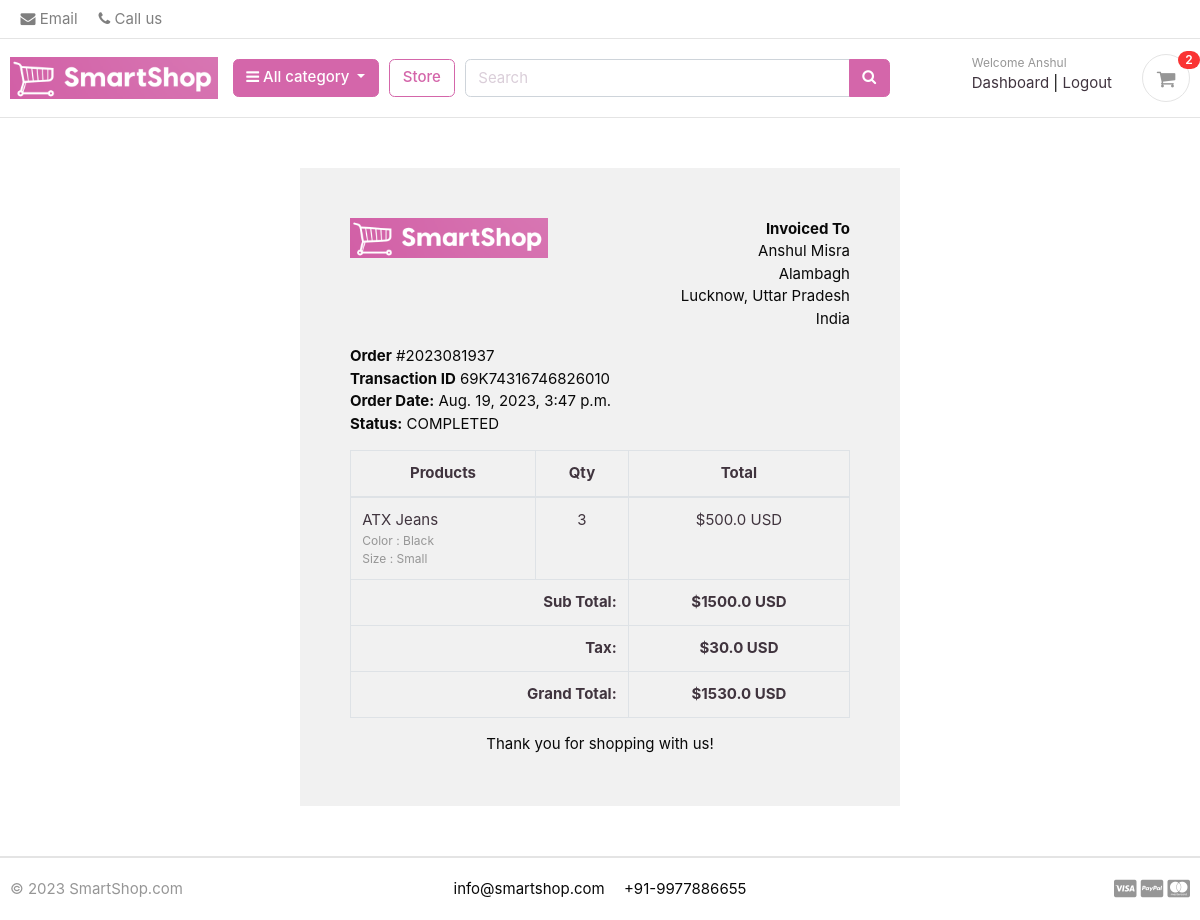
The page /accounts/order_detail/2023081937/ (signed in) on the database as committed earlier.
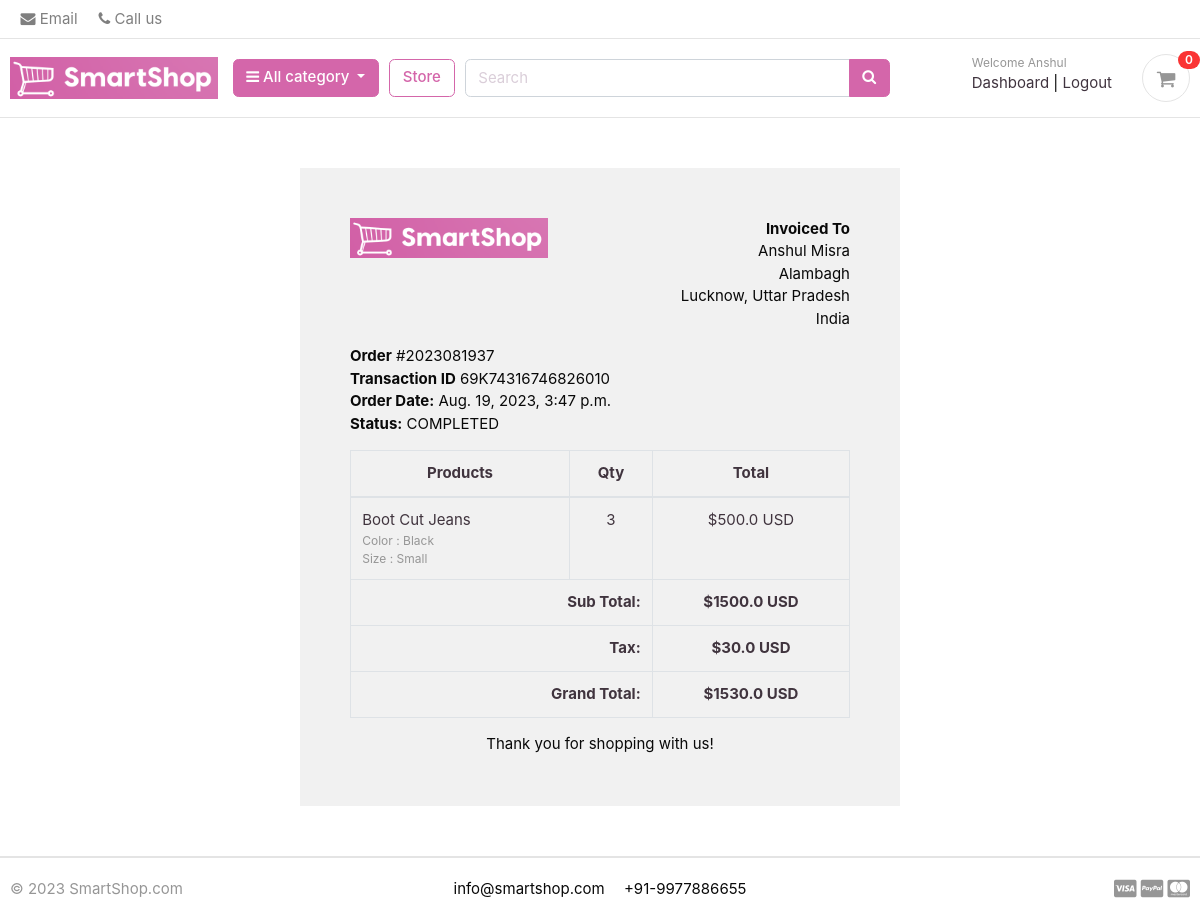
The same page on the database as committed later.
### orders/models.py (models this page shows, shortened)
class OrderProduct(models.Model):
    order = models.ForeignKey(Order, on_delete=models.CASCADE)
    payment = models.ForeignKey(Payment, on_delete=models.SET_NULL, blank=True, null=True)
    user = models.ForeignKey(Account, on_delete=models.CASCADE)
    product = models.ForeignKey(Product, on_delete=models.CASCADE)
    variations = models.ManyToManyField(Variation, blank=True)
    quantity = models.IntegerField()
    product_price = models.FloatField()
    ordered = models.BooleanField(default=False)
    created_at = models.DateTimeField(auto_now_add=True)
    updated_at = models.DateTimeField(auto_now=True)

### store/models.py (models this page shows, shortened)
class Product(models.Model):
    product_name = models.CharField(max_length=100, unique=True)
    slug = models.SlugField(max_length=100, unique=True)
    description = models.TextField(max_length=500, blank=True)
    price = models.IntegerField()
    image = models.ImageField(upload_to='photos/products')
    stock = models.IntegerField()
    is_available = models.BooleanField(default=True)
    category = models.ForeignKey(Category, on_delete=models.CASCADE)
    created_date = models.DateTimeField(auto_now_add=True)
    modified_date = models.DateTimeField(auto_now=True)

### accounts/views.py (the view)
# urls.py: path('order_detail/<int:order_id>/', views.order_detail, name='order_detail'),
@login_required(login_url='login')
def order_detail(request, order_id):
    order_detail = OrderProduct.objects.filter(order__order_number=order_id)
    order = Order.objects.get(order_number=order_id)
    subtotal = 0
    for i in order_detail:
        subtotal += i.product_price * i.quantity
    context = {
        'order_detail': order_detail,
        'order': order,
        'subtotal': subtotal,
    }
    return render(request, 'accounts/order_detail.html', context)

### carts/context_processors.py (called while the page is built)
def counter(request):
    cart_count = 0
    if 'admin' in request.path:
        return {}
    else:
        try:
            cart = Cart.objects.filter(cart_id=_cart_id(request))
            if request.user.is_authenticated:
                cart_items = CartItem.objects.all().filter(user=request.user)
            else:
                cart_items = CartItem.objects.all().filter(cart=cart[:1])
            for cart_item in cart_items:
                cart_count += cart_item.quantity
        except Cart.DoesNotExist:
            cart_count = 0
    return dict(cart_count=cart_count)

### carts/views.py (called while the page is built)
def _cart_id(request):
    cart = request.session.session_key
    if not cart:
        cart = request.session.create()
    return cart

### category/context_processors.py (called while the page is built)
def menu_links(request):
    links = Category.objects.all()
    return dict(links=links)

### category/models.py (called while the page is built)
    def get_url(self):
        return reverse('products_by_category', args=[self.slug])

### orders/models.py (called while the page is built)
    def full_name(self):
        return f'{self.first_name} {self.last_name}'

    def full_address(self):
        return f'{self.address_line_1} {self.address_line_2}'

### templates/accounts/order_detail.html (shortened to what the changed rows need)
{% extends 'base.html' %}
{% load static %}
{% block content %}
<div class="container" style="margin: 0 auto;width: 50%;padding: 50px;background: #f1f1f1;margin-top: 50px;margin-bottom: 50px;">
    <div class="row invoice row-printable">
        <div class="col-md-12">
            <div class="panel panel-default plain" id="dash_0">
                <div class="panel-body p30">
                    <div class="row">
                        <div class="col-lg-12">
                            <div class="invoice-items">
                                <div class="table-responsive" style="overflow: hidden; outline: none;" tabindex="0">
                                    <table class="table table-bordered">
                                        <thead>
                                            <tr>
                                                <th class="per70 text-center">Products</th>
                                                <th class="per5 text-center">Qty</th>
                                                <th class="per25 text-center">Total</th>
                                            </tr>
                                        </thead>
                                        <tbody>
                                          {% for item in order_detail %}
                                            <tr>
                                                <td>{{item.product.product_name}}
                                                  <p class="text-muted small">
                                          					{% if item.variations.all %}
                                          						{% for i in item.variations.all %}
                                          							{{ i.variation_category | capfirst }} : {{ i.variation_value | capfirst }} <br>
                                          						{% endfor %}
                                          					{% endif %}
                                          				</p>
                                                </td>
                                                <td class="text-center">{{item.quantity}}</td>
                                                <td class="text-center">${{item.product_price}} USD</td>
                                            </tr>
                                          {% endfor %}
                                        </tbody>
                                        <tfoot>
                                            <tr>
                                                <th colspan="2" class="text-right">Sub Total:</th>
                                                <th class="text-center">${{subtotal}} USD</th>
                                            </tr>
                                            <tr>
                                                <th colspan="2" class="text-right">Tax:</th>
                                                <th class="text-center">${{order.tax}} USD</th>
                                            </tr>
                                            <tr>
                                                <th colspan="2" class="text-right">Grand Total:</th>
                                                <th class="text-center">${{order.order_total}} USD</th>
                                            </tr>
                                        </tfoot>
                                    </table>
                                </div>
                            </div>
                        </div>
                    </div>
                </div>
            </div>
        </div>
    </div>
    </div>
{% endblock %}

### templates/includes/navbar.html (shortened to what this page needs)
{% load static %}
<header class="section-header">
    <nav class="navbar p-md-0 navbar-expand-sm navbar-light border-bottom">
    <div class="container">
      <div class="collapse navbar-collapse" id="navbarTop4">
        <ul class="navbar-nav">
            <li><a href="mailto:help@smartshop.com" class="nav-link"> <i class="fa fa-envelope"></i> Email </a></li>
            <li><a href="tel:9977886655" class="nav-link"> <i class="fa fa-phone"></i> Call us </a></li>
        </ul>
      </div>
    </div>
    </nav>
    <section class="header-main border-bottom">
        <div class="container">
    <div class="row align-items-center">
        <div class="col-lg-2 col-md-3 col-6">
            <a href="{% url 'home' %}" class="brand-wrap">
                <img class="logo" src="{% static './images/logo.png' %}">
            </a>
        </div>
        <div class="col-lg col-sm col-md col-6 flex-grow-0">
            <div class="category-wrap dropdown d-inline-block float-right">
                <button type="button" class="btn btn-primary dropdown-toggle ml-4" data-toggle="dropdown">
                    <i class="fa fa-bars"></i> All category
                </button>
            </div>
        </div>
        <a href="{% url 'store' %}" class="btn btn-outline-primary">Store</a>
        <div class="col-lg  col-md-6 col-sm-12 col">
            <form action="{% url 'search' %}" class="search" method='GET'>
                <div class="input-group w-100">
                    <input type="text" class="form-control" style="width:60%;" placeholder="Search" name="keyword" required>
                    <div class="input-group-append">
                      <button class="btn btn-primary" type="submit">
                        <i class="fa fa-search"></i>
                      </button>
                    </div>
                </div>
            </form>
        </div>
        <div class="col-lg-3 col-sm-6 col-8 order-2 order-lg-3">
                    <div class="d-flex justify-content-end mb-3 mb-lg-0">
                        {% if user.id is None %}
                        <div class="widget-header">
                            <small class="title text-muted">Welcome guest!</small>
                            <div>
                                <a href="{% url 'login' %}">Sign in</a> <span class="dark-transp"> | </span>
                                <a href="{% url 'register' %}"> Register</a>
                            </div>
                        </div>
                        {% else %}
                        <div class="widget-header">
                            <small class="title text-muted">Welcome {{user.first_name}}</small>
                            <div>
                                <a href="{% url 'dashboard' %}">Dashboard</a> <span class="dark-transp"> | </span>
                                <a href="{% url 'logout' %}">Logout</a>
                            </div>
                        </div>
                        {%endif%}
                        <a href="{% url 'cart' %}" class="widget-header pl-3 ml-3">
                            <div class="icon icon-sm rounded-circle border"><i class="fa fa-shopping-cart"></i></div>
                            <span class="badge badge-pill badge-danger notify">{{ cart_count }}</span>
                        </a>
                    </div>
                </div>
    </div>
        </div>
    </section>
</header>

Rows that differ between the two databases and show on the page:
changed through a linked row, OrderProduct: product.product_name "ATX Jeans" → "Boot Cut Jeans"
Other text that changed with them:
{{ cart_count }}: "2" → "0"
